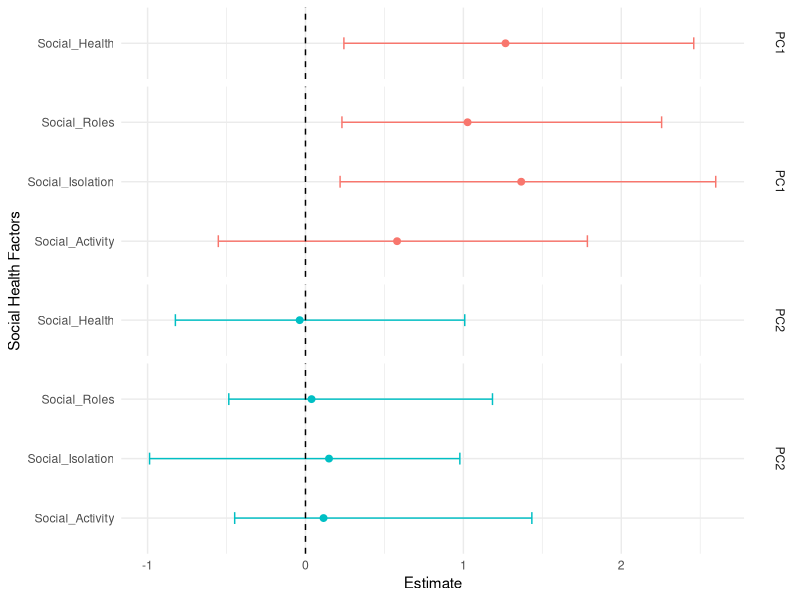
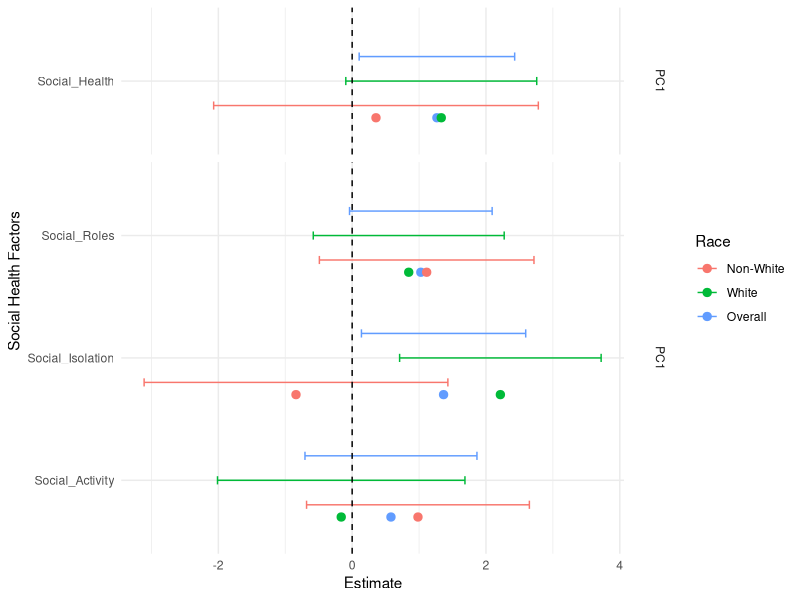
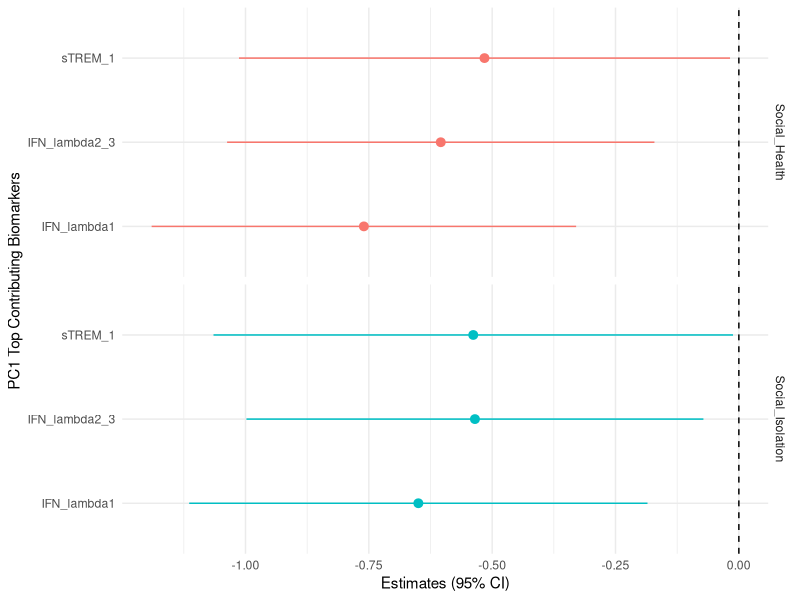
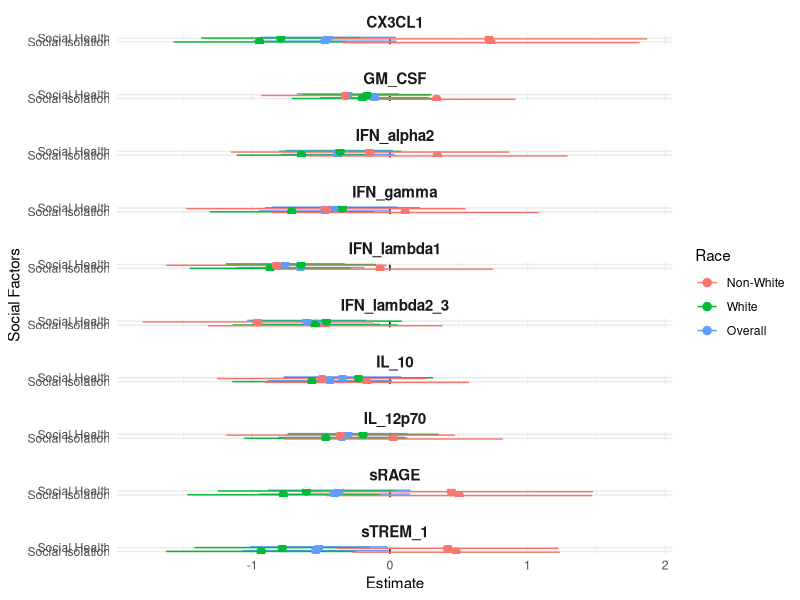

These charts were generated, in order, by the following R code:
library(tidyverse)
library(dplyr)
library(ggplot2)
library(here)

#------ PCA Models -------------
PCA_overall <- read.csv(here("PCA_overall.csv"))

PCA_overall %>%
  mutate(Social = factor(Social, levels = c(1, 0))) %>%  # Reorder so 1 is on top
  ggplot(aes(y = Exposure, x = Estimate, color = Outcome)) +
  facet_grid(rows = vars(Outcome, Social), scales = "free_y", space = "free_y",
             labeller = labeller(Social = function(x) "")) +  # Remove Social labels
  geom_errorbarh(aes(xmin = Lower_CI, xmax = Upper_CI),
                 height = 0.2,
                 position = position_dodge(width = 0.5)) +
  geom_point(size = 2, position = position_dodge(width = 0.5)) +
  geom_vline(xintercept = 0, linetype = 2) +
  labs(x = "Estimate", y = "Social Health Factors", color = NULL) +
  theme_minimal() +
  guides(color = "none")


#------ PC1 Model Stratified -------------
PCA_overall_strat <- read.csv(here("PCA_overall_strat.csv"))

PCA_overall_strat %>%
  filter(Outcome != "PC2") %>%  # Drop PC2
  mutate(Social = factor(Social, levels = c(1, 0)),
         Race = factor(Race, 
                       levels = c(0, 1, 2), 
                       labels = c("Overall", "White", "Non-White")),
         Race = fct_rev(Race)) %>%
  ggplot(aes(y = Exposure, x = Estimate, color = Race)) +
  facet_grid(rows = vars(Outcome, Social), scales = "free_y", space = "free_y",
             labeller = labeller(Social = function(x) "")) +
  geom_errorbarh(aes(xmin = Lower_CI, xmax = Upper_CI),
                 height = 0.2,
                 position = position_dodge(width = 0.6, preserve = "single")) +
  geom_point(size = 2.5, position = position_dodge(width = 0.6, preserve = "single")) +
  geom_vline(xintercept = 0, linetype = 2) +
  labs(x = "Estimate", y = "Social Health Factors", color = "Race") +
  theme_minimal()



#---------PC1 Top 10 -------------
PC1_biomarkers <- read.csv(here("PC1_biomarkers.csv"))

ggplot_data <- PC1_biomarkers |> 
  filter(biomarker %in% c("IFN_lambda1", "IFN_lambda2_3", "sTREM_1"))

ggplot(data = ggplot_data) +
  facet_grid(rows = vars(exposure), scales = "free_y", space = "free_y") +
  xlab("PC1 Top Contributing Biomarkers") + ylab("Estimates (95% CI)") +
  geom_pointrange(aes(x = biomarker, y = estimate, ymin = conf.low, ymax = conf.high, color = exposure)) + 
  geom_hline(yintercept = 0, lty = 2) +  
  coord_flip() +  
  theme_minimal() + theme(legend.position="none") 





#---------PC1 Top 10 Stratified -------------

PC1_biomarkers_strat <- read.csv(here("PC1_biomarkers_stratified.csv"))

ggplot_data_strat <- PC1_biomarkers_strat |>
  mutate(
    Social = factor(exposure,
                    levels = c("Social_Isolation", "Social_Health"),
                    labels = c("Social Isolation", "Social Health")),
    Race = factor(race,
                  levels = c("Overall", "White", "Non-White"),
                  labels = c("Overall", "White", "Non-White")) |>
      fct_rev()
  )

ggplot(ggplot_data_strat, aes(y = Social, x = estimate, color = Race)) +
  geom_vline(xintercept = 0, linetype = 2) +
  geom_errorbarh(
    aes(xmin = conf.low, xmax = conf.high),
    height = 0.2,
    position = position_dodge(width = 0.6)
  ) +
  geom_point(
    size = 2.5,
    position = position_dodge(width = 0.6)
  ) +
  facet_wrap(~ biomarker, ncol = 1, scales = "free_y", strip.position = "top") +
  labs(x = "Estimate", y = "Social Factors", color = "Race") +
  theme_minimal() +
  theme(
    strip.text.x = element_text(face = "bold", size = 11),
    strip.background = element_blank(),
    panel.spacing.y = unit(1.0, "lines")
  )
